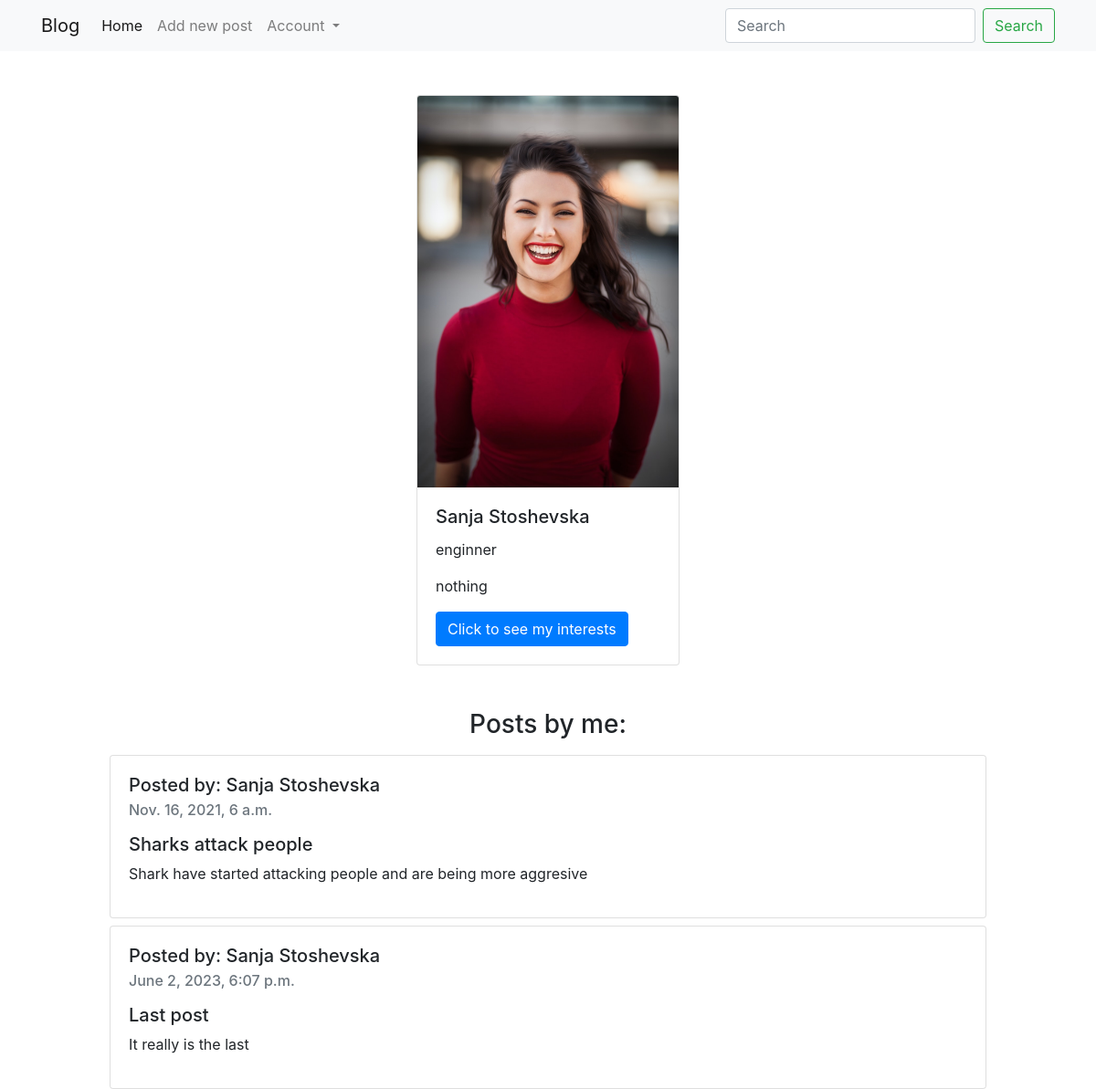
Page /profile/ (signed in) on the committed database.
### Blog/models.py (models this page shows, shortened)
class BlogUser(models.Model):
    name = models.CharField(max_length=50)
    last_name = models.CharField(max_length=50)
    date_of_birth = models.DateTimeField()
    user = models.ForeignKey(User, on_delete=models.CASCADE, null=True, blank=True)
    profile_image = models.ImageField(upload_to="profile_images/", null=True, blank=True)
    interests = models.CharField(max_length=100, null=True, blank=True)
    skills = models.CharField(max_length=100, null=True, blank=True)
    profession = models.CharField(max_length=30, null=True, blank=True)
    blocked_users = models.ManyToManyField(User, related_name="blocked_users", blank=True)
    def show_name_and_surname(self):
        return self.name + " " + self.last_name

class Post(models.Model):
    title = models.CharField(max_length=50)
    content = models.TextField()
    files = models.FileField(upload_to="files/", null=True, blank=True)
    date_of_created = models.DateTimeField()
    date_of_last_update = models.DateTimeField(auto_now=True)
    author = models.ForeignKey(BlogUser, on_delete=models.CASCADE, null=True, blank=True)

### Blog/views.py (the view)
# urls.py: path('profile/', profile, name="profile"),
def profile(request):
    queryset = BlogUser.objects.filter(user=request.user)
    post_by_user = Post.objects.filter(author__user=request.user)
    context = {"user": queryset, "form": BlogUserForm, "posts": post_by_user}
    return render(request, "profile.html", context=context)

### Blog/templates/profile.html (shortened to what this page needs)
<!DOCTYPE html>
<html lang="en">
<head>
    <link rel="stylesheet" href="https://cdn.jsdelivr.net/npm/bootstrap@4.3.1/dist/css/bootstrap.min.css"
>
</head>
<body>
<nav class="navbar navbar-expand-lg navbar-light bg-light">
    <div class="container">
        <a class="navbar-brand" href="/posts/">Blog</a>
        <div class="collapse navbar-collapse" id="navbarSupportedContent">
            <ul class="navbar-nav mr-auto">
                <li class="nav-item active">
                    <a class="nav-link" href="/posts/">Home <span class="sr-only">(current)</span></a>
                </li>
                <li class="nav-item">
                    <a class="nav-link" href="/add/post/">Add new post</a>
                </li>
                <li class="nav-item dropdown">
                    <a class="nav-link dropdown-toggle" href="#" id="navbarDropdown" role="button"
                       data-toggle="dropdown" aria-haspopup="true" aria-expanded="false">
                        Account
                    </a>
                </li>
            </ul>
            <form class="form-inline my-2 my-lg-0">
                <input class="form-control mr-sm-2" type="search" placeholder="Search" aria-label="Search">
                <button class="btn btn-outline-success my-2 my-sm-0" type="submit">Search</button>
            </form>
        </div>
    </div>
</nav>
<div class="container pt-5">
    <div class="d-flex justify-content-center">
        {% for u in user %}
            <div class="card" style="width: 18rem;">
                <img class="card-img-top" src="{{ MEDIA_URL }}{{ u.profile_image.url }}" alt="Card image cap">
                <div class="card-body">
                    <h5 class="card-title">
                        {{ u.name }}
                        {{ u.last_name }}
                    </h5>
                    <p class="card-text">
                        {{ u.profession }}
                    </p>
                    <p class="card-text">
                        {{ u.skills }}
                    </p>
                    <a href="#" data-toggle="modal" data-target="#exampleModal" class="btn btn-primary">Click to see my
                        interests</a>
                </div>
            </div>
        {% endfor %}
    </div>
</div>
<div class="d-flex justify-content-center pt-5">
    <h3>Posts by me:</h3>
</div>
{% for post in posts %}
    <div class="d-flex justify-content-center pt-2">
        <div class="card" style="width: 60rem;">
            <div class="card-body post">
                <h5 class="card-title">Posted by:
                    {{ post.author.show_name_and_surname }}
                </h5>
                <h6 class="card-subtitle mb-2 text-muted">{{ post.date_of_created }}</h6>
                <p class="card-text">
                <p class="h5">{{ post.title }}</p>
                {{ post.content }}
                </p>
            </div>
        </div>
    </div>
{% endfor %}
</body>
</html>

### rows in the picture
BlogUser: profile_image (picture), name "Sanja", last_name "Stoshevska", profession "enginner", skills "nothing"
Post: author.show_name_and_surname "Sanja Stoshevska", date_of_created "Nov. 16, 2021, 6 a.m.", title "Sharks attack people", content "Shark have started attacking people and are being more aggresive"
Post: author.show_name_and_surname "Sanja Stoshevska", date_of_created "June 2, 2023, 6:07 p.m.", title "Last post", content "It really is the last"
